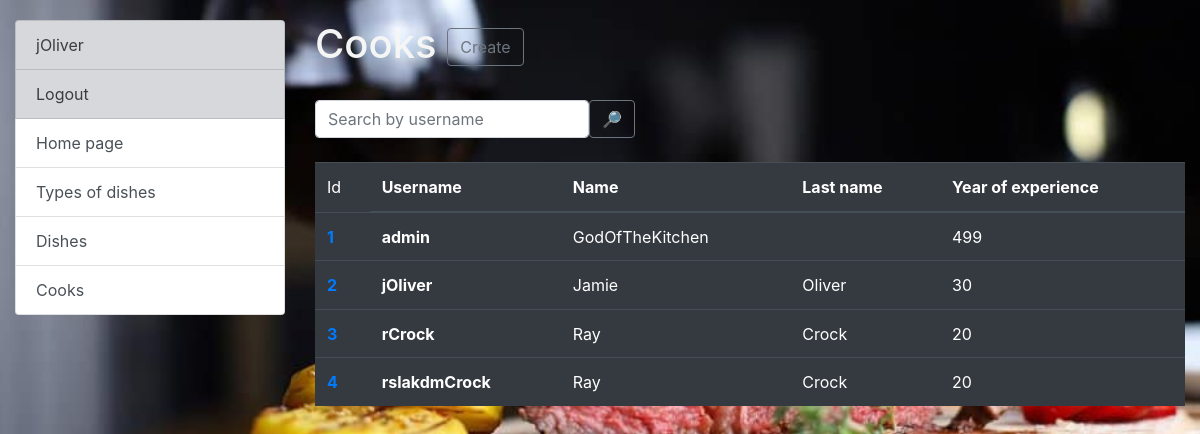
Screenshot of /cook/ (signed in) with the database file from the repository.
### kitchen/models.py (models this page shows, shortened)
class Cook(AbstractUser):
    years_of_experience = models.IntegerField(null=True, blank=True)

### kitchen/views.py (the view)
# urls.py: path("cook/", CookListView.as_view(), name="cook-list"),
class CookListView(LoginRequiredMixin, generic.ListView):
    model = Cook
    paginate_by = 5
    queryset = Cook.objects.all()
    def get_context_data(self, *, object_list=None, **kwargs):
        context = super(CookListView, self).get_context_data(**kwargs)
        username = self.request.GET.get("username", "")
        context["search_form"] = CookSearchForm(initial={"username": username})
        return context
    def get_queryset(self):
        form = CookSearchForm(self.request.GET)
        if form.is_valid():
            return self.queryset.filter(
                username__icontains=form.cleaned_data["username"]
            )
        return self.queryset

### kitchen/form.py
class CookSearchForm(forms.Form):
    username = forms.CharField(
        max_length=255,
        required=False,
        label="",
        widget=forms.TextInput(attrs={"placeholder": "Search by username"}),
    )

### templates/kitchen/cook_list.html
{% extends "base.html" %}
{% load crispy_forms_filters %}
{% block content %}
  <h1>
    Cooks
    <a href="{% url 'kitchen:cook-create' %}" class="btn btn-outline-secondary">
      Create
    </a>
  </h1>
  <br>
  <form action="" method="get" class="form-inline">
    {{search_form|crispy }}
      <input type="submit" class="btn btn-outline-secondary" value="🔎">
  </form>
  <br>
    <table class="table table table-dark">
      <thead>
      <tr>
        <td scope="col">Id</td>
        <th scope="col">Username</th>
        <th scope="col">Name</th>
        <th scope="col">Last name</th>
        <th scope="col">Year of experience</th>
      </tr>
      </thead>
      <tbody>
      {% if cook_list %}
        {% for cook in cook_list %}
          <tr>
            <tr>
            <th scope="col">
           <a href="{% url 'kitchen:cook-detail' pk=cook.id %}">{{ cook.id }}</a>
            </th>
            <th scope="col">{{ cook.username }}</th>
            <td>{{ cook.first_name }} </td>
            <td>{{ cook.last_name }} </td>
            <td>{{ cook.years_of_experience }}</td>
          </tr>
        {% endfor %}
      {% else %}
        <th scope="col">There are not cooks</th>
      {% endif %}
      </tbody>
    </table>
{% endblock %}

### templates/base.html (shortened to what this page needs)
<!DOCTYPE html>
<html lang="en">
<head>
  <link rel="stylesheet"
      href="https://cdn.jsdelivr.net/npm/bootstrap@4.5.3/dist/css/bootstrap.min.css"
>
{% load static %}
     <link rel="stylesheet" href="{% static 'css/styles.css' %}">
</head>
<body>
  <div class="container-fluid">
    <div class="row">
      <div class="col-sm-3">
        {% block sidebar %}
          {% include "includes/sidebar.html" %}
        {% endblock %}
      </div>
      <div class="col-sm-9">
        {% block content %}
        {% endblock %}
      </div>
    </div>
  </div>
</body>
</html>

### templates/includes/sidebar.html
<ul class="sidebar-nav list-group">
  {% if user.is_authenticated %}
     <a class="list-group-item list-group-item-action list-group-item-secondary" href="{% url "kitchen:cook-detail" pk=user.id %}">{{ user.username }} </a>
     <a class="list-group-item list-group-item-action list-group-item-secondary" href="{% url "logout" %}">Logout</a>
  {% else %}
  <a class="list-group-item list-group-item-action list-group-item-secondary" href="{% url "login" %}">Login</a>
  {% endif %}
  <a class="list-group-item list-group-item-action" href="{% url 'kitchen:index' %}">Home page</a>
  <a class="list-group-item list-group-item-action" href="{% url 'kitchen:dish-type-list' %}">Types of dishes</a>
  <a class="list-group-item list-group-item-action" href="{% url 'kitchen:dish-list' %}">Dishes</a>
  <a class="list-group-item list-group-item-action" href="{% url 'kitchen:cook-list' %}">Cooks</a>
</ul>

### templates/includes/pagination.html (shortened to what this page needs)
{% load query_transform %}

### static/css/styles.css (style rules this page uses)
body { margin-top: 20px; background-image: url('/static/background.jpeg'); background-position: center; background-repeat: no-repeat; background-size: cover; color: whitesmoke; }

### rows the page displays
Cook: username "jOliver", id "2", first_name "Jamie", last_name "Oliver", years_of_experience "30"
Cook: id "1", username "admin", first_name "GodOfTheKitchen", years_of_experience "499"
Cook: id "3", username "rCrock", first_name "Ray", last_name "Crock", years_of_experience "20"
Cook: id "4", username "rslakdmCrock", first_name "Ray", last_name "Crock", years_of_experience "20"
